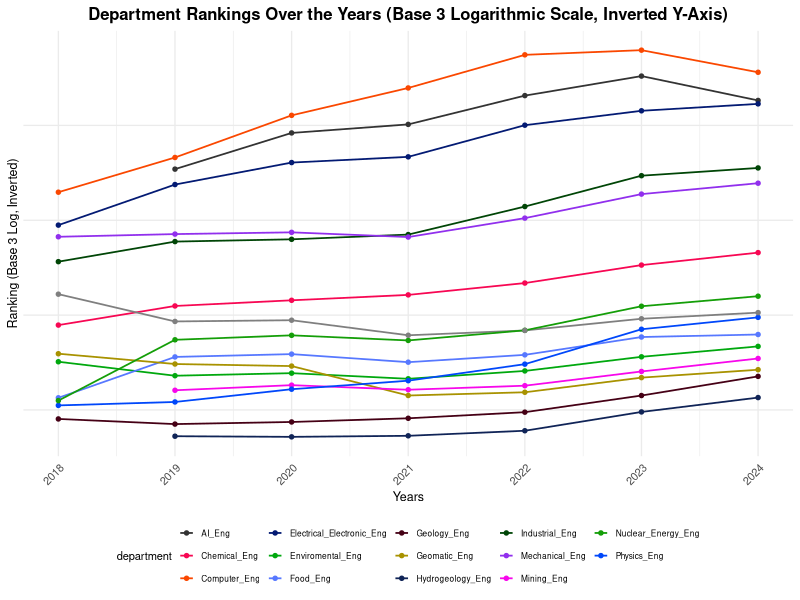
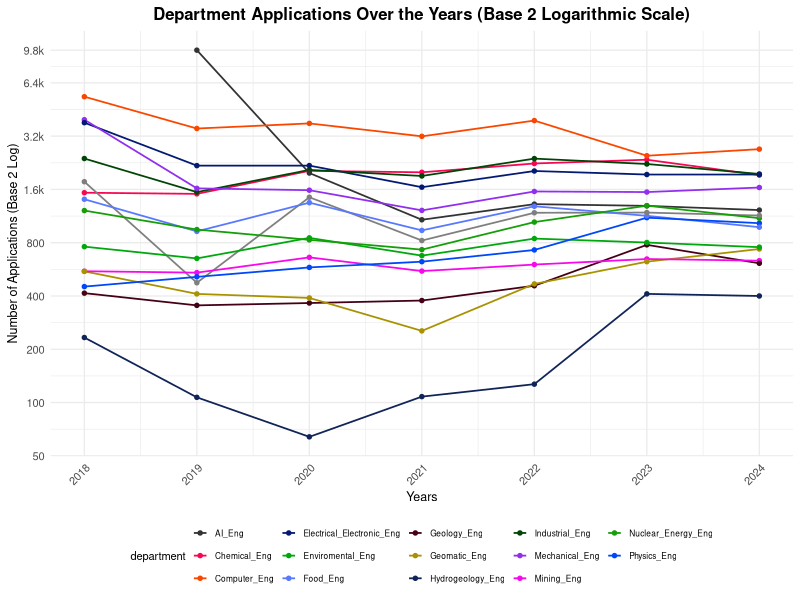
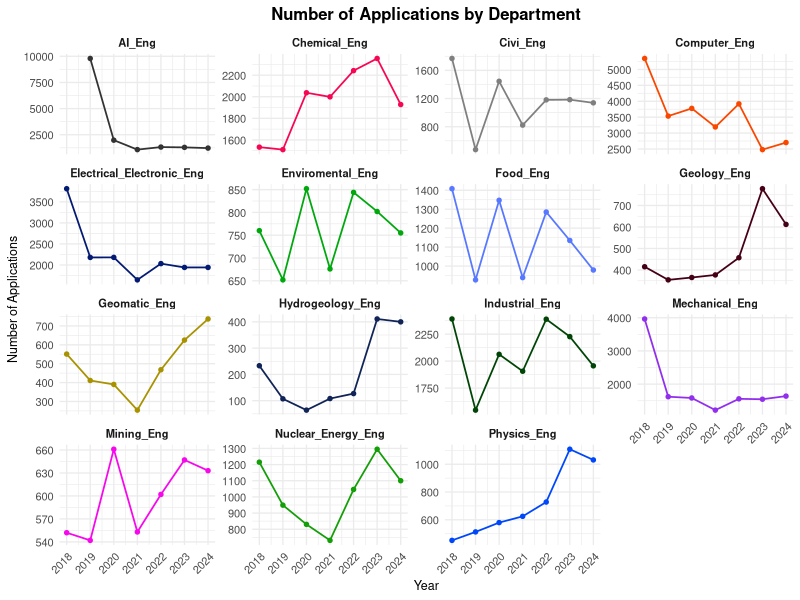
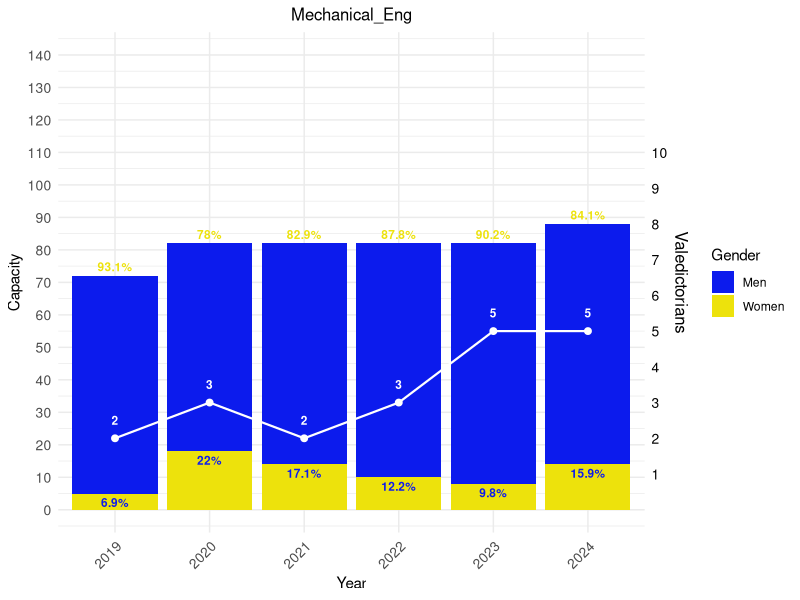
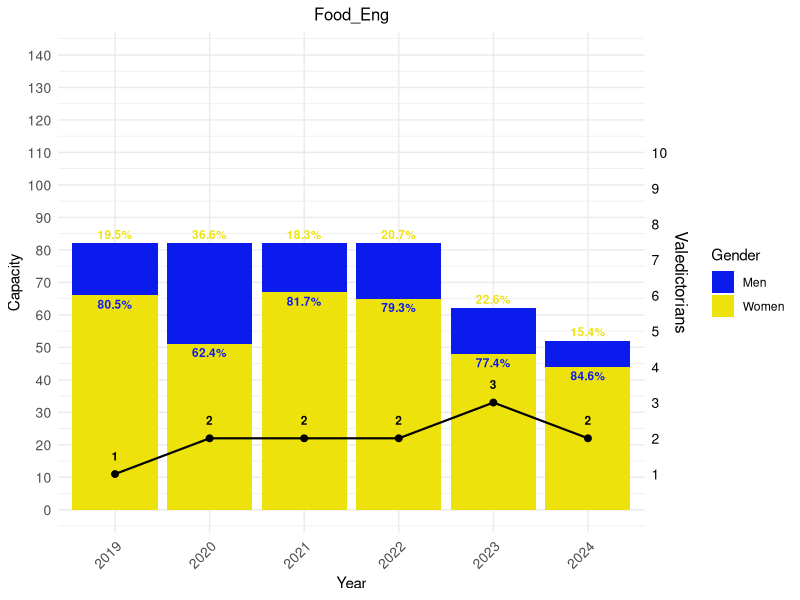
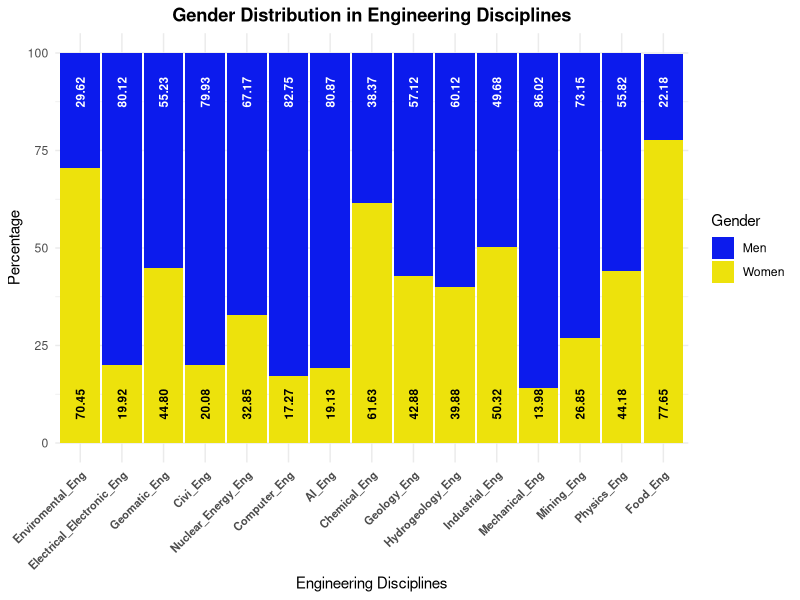
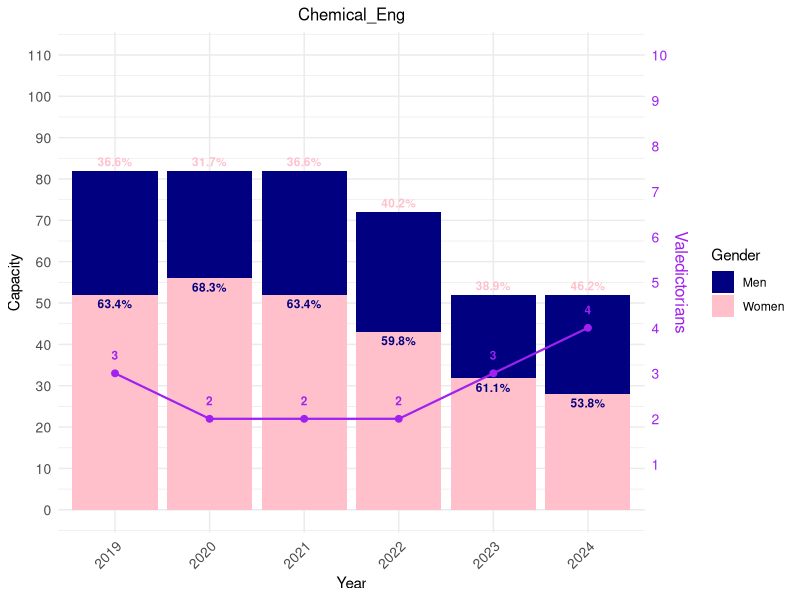
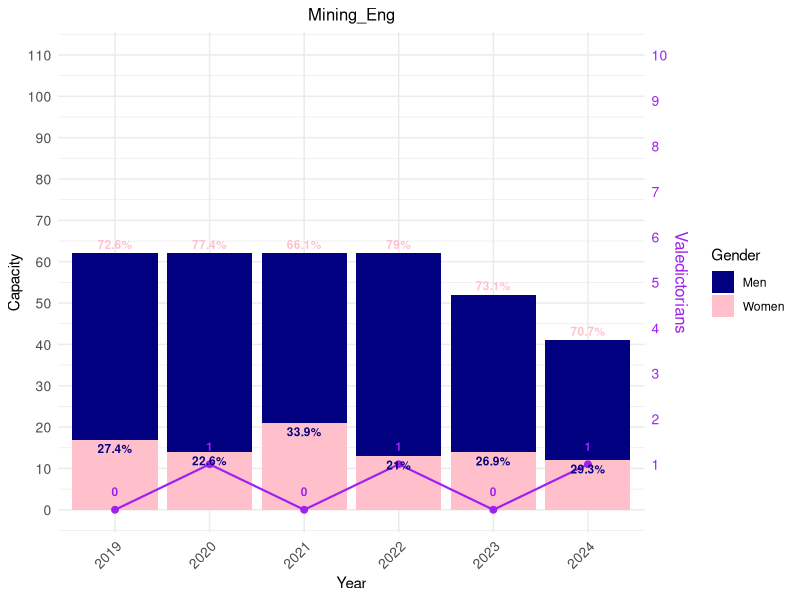

The R source for these figures, in order: (Note: this script raises an error after producing the figures.)
## ---- chunk 1
# Load necessary libraries
# Gerekli kütüphaneleri yükle
library(ggplot2)
library(readr)
library(dplyr)
library(scales) # Logaritmik dönüşüm için

# Veriyi yükle
data <- read_csv("ya_veri.csv")

# Veriyi filtrele ve sıralama bilgilerini numeric olarak düzenle
data_filtered <- data %>%
  select(department, year, ranking) %>%
  filter(!is.na(ranking)) %>%
  mutate(ranking = as.numeric(ranking))


ggplot(data=data_filtered, aes(x=year, y=ranking, color=department, group=department)) +
  geom_line(linewidth=0.6) +  # Thinner lines
  geom_point(size=1.2) +  # Smaller points
  scale_y_log10(
    name="Ranking (Base 3 Log, Inverted)",
    trans = log_trans(base = 3),  # Base 3 logarithmic scale
    breaks = c(900, 2700, 8100, 24300, 72900, 218700),  # Base-3 scaled values
    labels = c("900", "2.7k", "8.1k", "24.3k", "72.9k", "218.7k")  # Formatted labels
  ) +
  coord_cartesian(ylim = rev(range(data_filtered$ranking))) +  # Invert y-axis (upside down)
  scale_color_manual(
    values = c(
      "Chemical_Eng" = "#f70753", 
      "Mining_Eng" = "#f707eb", 
      "Geology_Eng" = "#450015", 
      "Geomatic_Eng" = "#a89200", 
      "Enviromental_Eng" = "#00a80e", 
      "Industrial_Eng" = "#004506", 
      "AI_Eng" = "#333333", 
      "Hydrogeology_Eng" = "#102457", 
      "Physics_Eng" = "#0047fa", 
      "Computer_Eng" = "#fa4700", 
      "Mechanical_Eng" = "#912fed", 
      "Electrical_Electronic_Eng" = "#031a73", 
      "Food_Eng" = "#5778ff", 
      "Civil_Eng" = "#ff57e9", 
      "Nuclear_Energy_Eng" = "#149e08",
      "Other" = "#c2501b"  # Default color for additional departments
    )
  ) +
  labs(
    title="Department Rankings Over the Years (Base 3 Logarithmic Scale, Inverted Y-Axis)",
    x="Years",
    y="Ranking"
  ) +
  theme_minimal(base_size = 10) +  # Compact theme
  theme(
    legend.position="bottom",  # Legend below the graph
    legend.title=element_text(size=8),  # Smaller legend title
    legend.text=element_text(size=6),  # Smaller legend labels
    legend.key.size=unit(0.4, "cm"),  # Smaller legend keys
    legend.box = "horizontal",  # Horizontal legend layout
    legend.spacing.x = unit(0.1, "cm"),  # Reduce legend spacing
    axis.text.x=element_text(size=8, angle=45, hjust=1),  # Smaller x-axis labels
    axis.text.y=element_text(size=8),  # Smaller y-axis labels
    axis.title=element_text(size=9),  # Smaller axis titles
    plot.title=element_text(size=12, face="bold", hjust=0.5),  # Compact title
    plot.margin = margin(5, 5, 5, 5)  # Reduce plot margins
  ) +
  scale_x_continuous(breaks = unique(data_filtered$year))  # Ensure all years are shown


## ---- chunk 2
# Gerekli kütüphaneleri yükle
library(ggplot2)
library(readr)
library(dplyr)
library(scales) # Logaritmik dönüşüm için

# Veriyi yükle
data <- read_csv("ya_veri.csv")

# Veriyi filtrele ve sıralama bilgilerini numeric olarak düzenle
data_filtered <- data %>%
  select(department, year, ranking) %>%
  filter(!is.na(ranking)) %>%
  mutate(ranking = as.numeric(ranking))


ggplot(data=data, aes(x=year, y=number_of_applications, color=department, group=department)) +
  geom_line(linewidth=0.6) +  # Thinner lines
  geom_point(size=1.2) +  # Smaller points
  scale_y_continuous(
    name="Number of Applications (Base 2 Log)",
    trans = log_trans(base = 2),  # Base-2 logarithmic scale
    breaks = c(50, 100, 200, 400, 800, 1600, 3200, 6400, 9792),  # Add 9792 to the breaks
    labels = c("50", "100", "200", "400", "800", "1.6k", "3.2k", "6.4k", "9.8k")  # Formatted labels
  ) +
  scale_color_manual(
    values = c(
      "Chemical_Eng" = "#f70753", 
      "Mining_Eng" = "#f707eb", 
      "Geology_Eng" = "#450015", 
      "Geomatic_Eng" = "#a89200", 
      "Enviromental_Eng" = "#00a80e", 
      "Industrial_Eng" = "#004506", 
      "AI_Eng" = "#333333", 
      "Hydrogeology_Eng" = "#102457", 
      "Physics_Eng" = "#0047fa", 
      "Computer_Eng" = "#fa4700", 
      "Mechanical_Eng" = "#912fed", 
      "Electrical_Electronic_Eng" = "#031a73", 
      "Food_Eng" = "#5778ff", 
      "Civil_Eng" = "#ff57e9", 
      "Nuclear_Energy_Eng" = "#149e08",
      "Other" = "#c2501b"  # Default color for additional departments
    )
  ) +
  labs(
    title="Department Applications Over the Years (Base 2 Logarithmic Scale)",
    x="Years",
    y="Number of Applications"
  ) +
  theme_minimal(base_size = 10) +  # Compact theme
  theme(
    legend.position="bottom",  # Legend below the graph
    legend.title=element_text(size=8),  # Smaller legend title
    legend.text=element_text(size=6),  # Smaller legend labels
    legend.key.size=unit(0.4, "cm"),  # Smaller legend keys
    legend.box = "horizontal",  # Horizontal legend layout
    legend.spacing.x = unit(0.1, "cm"),  # Reduce legend spacing
    axis.text.x=element_text(size=8, angle=45, hjust=1),  # Smaller x-axis labels
    axis.text.y=element_text(size=8),  # Smaller y-axis labels
    axis.title=element_text(size=9),  # Smaller axis titles
    plot.title=element_text(size=12, face="bold", hjust=0.5),  # Compact title
    plot.margin = margin(5, 5, 5, 5)  # Reduce plot margins
  ) +
  scale_x_continuous(breaks = unique(data$year))  # Ensure all years are shown
## ---- chunk 3
library(ggplot2)
library(scales)
library(readr)
library(dplyr)

# Load the dataset
data <- read_csv("ya_veri.csv")

# Plot with separate facets for each department and custom colors
ggplot(data=data, aes(x=year, y=number_of_applications, group=department, color=department)) +
  geom_line(linewidth=0.6) +  # Custom colored lines
  geom_point(size=1.2) +  # Custom colored points
  facet_wrap(~department, scales="free_y") +  # Create separate plots for each department
  scale_color_manual(
    values = c(
      "Chemical_Eng" = "#f70753", 
      "Mining_Eng" = "#f707eb", 
      "Geology_Eng" = "#450015", 
      "Geomatic_Eng" = "#a89200", 
      "Enviromental_Eng" = "#00a80e", 
      "Industrial_Eng" = "#004506", 
      "AI_Eng" = "#333333", 
      "Hydrogeology_Eng" = "#102457", 
      "Physics_Eng" = "#0047fa", 
      "Computer_Eng" = "#fa4700", 
      "Mechanical_Eng" = "#912fed", 
      "Electrical_Electronic_Eng" = "#031a73", 
      "Food_Eng" = "#5778ff", 
      "Civil_Eng" = "#ff57e9", 
      "Nuclear_Energy_Eng" = "#149e08",
      "Other" = "#c2501b"  # Default color for additional departments
    )
  ) +
  labs(
    title="Number of Applications by Department",
    x="Year",
    y="Number of Applications"
  ) +
  theme_minimal(base_size = 10) +  # Compact layout
  theme(
    strip.text=element_text(size=8, face="bold"),  # Bold department labels
    axis.text.x=element_text(size=8, angle=45, hjust=1),  # Smaller x-axis labels
    axis.text.y=element_text(size=8),  # Smaller y-axis labels
    axis.title=element_text(size=9),  # Smaller axis titles
    plot.title=element_text(size=12, face="bold", hjust=0.5),  # Compact title
    plot.margin = margin(5, 5, 5, 5),  # Reduce plot margins
    legend.position="none"  # Remove legend for better facet display
  ) +
  scale_x_continuous(breaks = unique(data$year))  # Ensure all years are shown

## ---- chunk 4
# Gerekli kütüphaneleri yükle
library(ggplot2)
library(readr)
library(dplyr)

# Veriyi yükle
data <- read_csv("ya_veri.csv")

# 2018 yılını filtrele
data <- filter(data, year != 2018)

# En yüksek kadın ve erkek oranlarına sahip mühendislik bölümlerini bul
top_women_department <- data %>%
  group_by(department) %>%
  summarise(avg_women = mean(percentage_women, na.rm = TRUE)) %>%
  arrange(desc(avg_women)) %>%
  slice(1) %>%
  pull(department)

top_men_department <- data %>%
  group_by(department) %>%
  summarise(avg_men = mean(percentage_men, na.rm = TRUE)) %>%
  arrange(desc(avg_men)) %>%
  slice(1) %>%
  pull(department)

# İlgili bölümler için grafik çizme fonksiyonu
plot_gender_distribution <- function(department_name, valedictorian_color = "purple", axis_color = "black") {
  department_data <- filter(data, department == department_name)
  
  # Y ekseni sınırlarını belirle
  y_limits <- c(0, 140)
  
  ggplot(department_data) +
    geom_bar(aes(x = factor(year), y = capacity, fill = "Men"), stat = "identity", position = "stack") +
    geom_bar(aes(x = factor(year), y = capacity * (percentage_women / 100), fill = "Women"), stat = "identity", position = "stack") +
    geom_line(aes(x = factor(year), y = valedictorian * 11, group = 1), color = valedictorian_color, linewidth = 0.75) +
    geom_point(aes(x = factor(year), y = valedictorian * 11), color = valedictorian_color, size = 2) +
    geom_text(aes(x = factor(year), y = capacity, label = paste0(percentage_men, "%")), 
              vjust = -0.5, color = "#ede20c", size = 3, fontface = "bold") +
    geom_text(aes(x = factor(year), y = capacity * (percentage_women / 100), label = paste0(percentage_women, "%")), 
              vjust = 1.5, color = "#0c1bed", size = 3, fontface = "bold") +
    geom_text(aes(x = factor(year), y = valedictorian * 11, label = valedictorian), 
              color = valedictorian_color, size = 3, fontface = "bold", vjust = -1.5, hjust = 0.5) +
    scale_y_continuous(name = "Capacity", limits = y_limits, breaks = seq(y_limits[1], y_limits[2], by = 10),
                       sec.axis = sec_axis(~ . / 11, name = "Valedictorians", breaks = seq(1, 10, by = 1))) +
    labs(title = department_name, x = "Year", fill = "Gender") +
    scale_fill_manual(values = c("Women" = "#ede20c", "Men" = "#0c1bed")) +
    theme_minimal() +
    theme(plot.title = element_text(hjust = 0.5, size = 12),
          axis.text.x = element_text(angle = 45, hjust = 1, size = 10),
          axis.text.y = element_text(size = 10),
          axis.text.y.right = element_text(color = axis_color, size = 10),
          axis.title.y.right = element_text(color = axis_color, size = 12))
}

# Makine Mühendisliği için grafik (beyaz çizgi ve sayı)
print(plot_gender_distribution("Mechanical_Eng", valedictorian_color = "white", axis_color = "black"))

# Gıda Mühendisliği için grafik (siyah çizgi, sayı ve eksen)
print(plot_gender_distribution("Food_Eng", valedictorian_color = "black", axis_color = "black"))


## ---- chunk 5
# Gerekli kütüphaneleri yükle
library(ggplot2)
library(tidyr)
library(dplyr)
library(readr)

# Veriyi yükle
data_csv <- read_csv("ya_veri.csv")

# 6 yıllık kadın ve erkek oranlarının ortalamasını hesapla
data_avg <- data_csv %>%
  filter(!is.na(percentage_women), !is.na(percentage_men)) %>% # Eksik değerleri filtrele
  group_by(department) %>%
  summarise(
    Women = mean(percentage_women, na.rm = TRUE),
    Men = mean(percentage_men, na.rm = TRUE)
  ) %>%
  arrange(desc(Women)) # Kadın oranlarına göre sıralama

# Veriyi uzun formata dönüştür
data_long <- data_avg %>%
  pivot_longer(cols = c(Women, Men), names_to = "Gender", values_to = "Percentage")

# Etiket pozisyonlarını hesapla
data_long <- data_long %>%
  group_by(department) %>%
  mutate(
    LabelPosition = ifelse(Gender == "Women", 10, 90), # Kadın oranı alt kısma, erkek oranı üst kısma
    LabelColor = ifelse(Gender == "Women", "black", "white") # Kadın için siyah, erkek için beyaz
  )

# Bar grafiği oluştur
ggplot(data_long, aes(x = reorder(department, -Percentage), y = Percentage, fill = Gender)) +
  geom_bar(stat = "identity", width = 0.95) + # Bar genişliği ayarlandı
  geom_text(aes(label = sprintf("%.2f", Percentage), y = LabelPosition, color = LabelColor),
            angle = 90, size = 3, fontface = "bold", hjust = 0.5) + # Etiketler dikey
  scale_fill_manual(values = c("Women" = "#ede20c", "Men" = "#0c1bed")) +
  scale_color_identity() + # Önceden belirlenen renkler kullanılıyor
  labs(
    title = "Gender Distribution in Engineering Disciplines",
    x = "Engineering Disciplines",
    y = "Percentage",
    fill = "Gender"
  ) +
  theme_minimal() +
  theme(
    axis.text.x = element_text(angle = 45, hjust = 1, size = 8, face = "bold"), # X ekseni yazıları
    plot.title = element_text(face = "bold", hjust = 0.5) # Başlık ortalanmış ve kalın
  )

## ---- chunk 6

# Load necessary libraries
library(ggplot2)
library(readr)
library(dplyr)

# Load the datasetyy
data <- read_csv("ya_veri.csv")

# Filter out 2018 data
data <- filter(data, year != 2018)

# Function to plot gender distribution
plot_gender_distribution <- function(department_name) {
  department_data <- filter(data, department == department_name)
  
  # Define y-axis limits based on department
  y_limits <- if (department_name == "Computer_Eng") {
    c(0, 140)
  } else {
    c(0, 110)
  }
  
  ggplot(department_data) +
    geom_bar(aes(x = factor(year), y = capacity, fill = "Men"), stat = "identity", position = "stack") +
    geom_bar(aes(x = factor(year), y = capacity * (percentage_women / 100), fill = "Women"), stat = "identity", position = "stack") +
    geom_line(aes(x = factor(year), y = valedictorian * 11, group = 1), color = "purple", linewidth = 0.75) +
    geom_point(aes(x = factor(year), y = valedictorian * 11), color = "purple", size = 2) +
    geom_text(aes(x = factor(year), y = capacity, label = paste0(percentage_men, "%")), 
              vjust = -0.5, color = "pink", size = 3, fontface = "bold") +
    geom_text(aes(x = factor(year), y = capacity * (percentage_women / 100), label = paste0(percentage_women, "%")), 
              vjust = 1.5, color = "navy", size = 3, fontface = "bold") +
    geom_text(aes(x = factor(year), y = valedictorian * 11, label = valedictorian), 
              color = "purple", size = 3, fontface = "bold", vjust = -1.5, hjust = 0.5) +
    scale_y_continuous(name = "Capacity", limits = y_limits, breaks = seq(y_limits[1], y_limits[2], by = 10),
                       sec.axis = sec_axis(~ . / 11, name = "Valedictorians", breaks = seq(1, 10, by = 1))) +
    labs(title = department_name, x = "Year", fill = "Gender") +
    scale_fill_manual(values = c("Women" = "pink", "Men" = "navy")) +
    theme_minimal() +
    theme(plot.title = element_text(hjust = 0.5, size = 12),
          axis.text.x = element_text(angle = 45, hjust = 1, size = 10),
          axis.text.y = element_text(size = 10),
          axis.text.y.right = element_text(color = "purple", size = 10),
          axis.title.y.right = element_text(color = "purple", size = 12))
}

# List of departments
departments <- unique(data$department)

# Create and print plots in a single column
for (dept in departments) {
  print(plot_gender_distribution(dept))
}

## ---- chunk 7
library(knitr)
include_graphics("a.png")
## ---- chunk 8
# Load necessary libraries
library(tidyr)
library(dplyr)
library(ggplot2)
library(forcats)
library(readr)
library(stringr)  # For str_wrap()

# Load the dataset
data <- read_csv("ya_veri.csv")

# Exclude 2018 and reshape the data
data_tidy <- data %>%
  filter(year != 2018) %>%
  select(department, year, akdeniz, dogu_anadolu, ege, guneydogu_anadolu, ic_anadolu, karadeniz, marmara) %>%
  pivot_longer(
    cols = c(akdeniz, dogu_anadolu, ege, guneydogu_anadolu, ic_anadolu, karadeniz, marmara),
    names_to = "region",
    values_to = "percentage_contribution"
  ) %>%
  mutate(region = fct_relevel(region, 
    "ic_anadolu", "marmara", "guneydogu_anadolu", "doğu_anadolu", "akdeniz", "ege", "karadeniz")) %>%
  filter(!is.na(percentage_contribution)) %>%
  group_by(department, year) %>%
  mutate(region = fct_reorder(region, -percentage_contribution, .desc = TRUE)) %>%
  ungroup()

# Define the color palette, including all regions
region_colors <- c(
  "ic_anadolu" = "#e8736b",
  "marmara" = "#54a115",
  "guneydogu_anadolu" = "#053eb0",
  "doğu_anadolu" = "#ff9900",
  "akdeniz" = "#7705b0",
  "karadeniz" = "#b0054a",
  "ege" = "#d1f299"
)

# Plot: Department Breakdown by Year
ggplot(data=data_tidy, aes(x=interaction(department, year), y=percentage_contribution, fill=region)) +
  geom_bar(stat="identity", position="fill") +
  labs(
    title="Department and Year",
    x="Department and Year (Alphabetical Order)",
    y="Percentage Contribution",
    fill="Region"
  ) +
  scale_y_continuous(labels = scales::percent_format()) +
  scale_fill_manual(values = region_colors) +
  theme_minimal(base_size = 10) +
  theme(
    axis.text.x = element_blank(),  # Remove x-axis labels for less clutter
    axis.ticks.x = element_blank(),
    axis.text.y = element_text(size = 10),
    axis.title = element_text(size = 12),
    plot.title = element_text(size = 16, face = "bold", hjust = 0.5, lineheight = 1.2),  # Two-line title
    plot.title.position = "plot",
    legend.title = element_text(size = 10),  # Smaller legend title
    legend.text = element_text(size = 8),  # Smaller legend text
    legend.key.size = unit(0.5, "cm"),  # Smaller legend boxes
    legend.spacing.y = unit(0.2, "cm"),  # Reduce vertical spacing between legend items
    plot.margin = margin(40, 60, 40, 40)  # Add right margin for wider plot
  )
